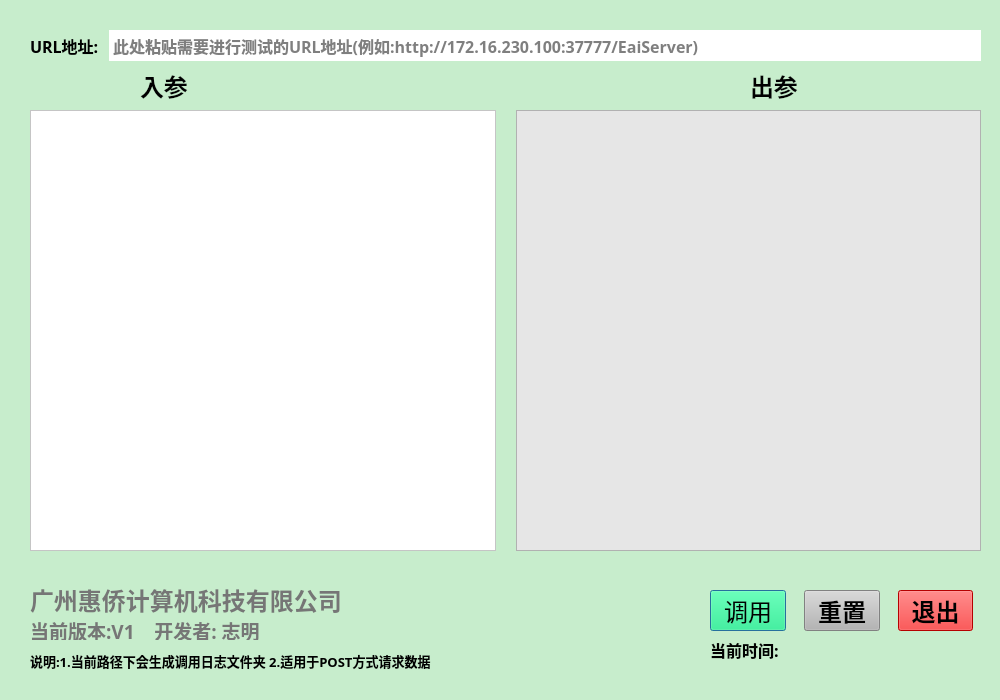
<?xml version="1.0" encoding="UTF-8"?>
<ui version="4.0">
 <class>APITest</class>
 <widget class="QDialog" name="APITest">
  <property name="geometry">
   <rect>
    <x>0</x>
    <y>0</y>
    <width>1000</width>
    <height>700</height>
   </rect>
  </property>
  <property name="maximumSize">
   <size>
    <width>1000</width>
    <height>700</height>
   </size>
  </property>
  <property name="font">
   <font>
    <pointsize>10</pointsize>
   </font>
  </property>
  <property name="windowTitle">
   <string>第三方接口调试工具</string>
  </property>
  <property name="styleSheet">
   <string notr="true">background-color: rgb(199, 237, 204);</string>
  </property>
  <widget class="QLabel" name="Timer">
   <property name="geometry">
    <rect>
     <x>710</x>
     <y>640</y>
     <width>201</width>
     <height>20</height>
    </rect>
   </property>
   <property name="font">
    <font>
     <family>华文细黑</family>
     <pointsize>12</pointsize>
     <weight>75</weight>
     <bold>true</bold>
    </font>
   </property>
   <property name="text">
    <string>当前时间:</string>
   </property>
  </widget>
  <widget class="QLabel" name="Timer_3">
   <property name="geometry">
    <rect>
     <x>140</x>
     <y>70</y>
     <width>201</width>
     <height>31</height>
    </rect>
   </property>
   <property name="font">
    <font>
     <family>华文细黑</family>
     <pointsize>18</pointsize>
     <weight>75</weight>
     <bold>true</bold>
    </font>
   </property>
   <property name="text">
    <string>入参</string>
   </property>
  </widget>
  <widget class="QLabel" name="Timer_4">
   <property name="geometry">
    <rect>
     <x>750</x>
     <y>70</y>
     <width>201</width>
     <height>31</height>
    </rect>
   </property>
   <property name="font">
    <font>
     <family>华文细黑</family>
     <pointsize>18</pointsize>
     <weight>75</weight>
     <bold>true</bold>
    </font>
   </property>
   <property name="text">
    <string>出参</string>
   </property>
  </widget>
  <widget class="QLabel" name="INFO">
   <property name="geometry">
    <rect>
     <x>30</x>
     <y>620</y>
     <width>291</width>
     <height>20</height>
    </rect>
   </property>
   <property name="font">
    <font>
     <family>华文细黑</family>
     <pointsize>14</pointsize>
     <weight>75</weight>
     <bold>true</bold>
    </font>
   </property>
   <property name="styleSheet">
    <string notr="true">color: rgb(118, 118, 118);</string>
   </property>
   <property name="text">
    <string>当前版本:V1    开发者: 志明</string>
   </property>
  </widget>
  <widget class="QLabel" name="label">
   <property name="enabled">
    <bool>true</bool>
   </property>
   <property name="geometry">
    <rect>
     <x>30</x>
     <y>500</y>
     <width>351</width>
     <height>61</height>
    </rect>
   </property>
   <property name="text">
    <string/>
   </property>
   <property name="textFormat">
    <enum>Qt::RichText</enum>
   </property>
   <property name="pixmap">
    <pixmap>D:/PycharmProjects/Test/APITools/hq-logo.png</pixmap>
   </property>
  </widget>
  <widget class="QWidget" name="layoutWidget">
   <property name="geometry">
    <rect>
     <x>710</x>
     <y>590</y>
     <width>263</width>
     <height>41</height>
    </rect>
   </property>
   <layout class="QHBoxLayout" name="horizontalLayout">
    <property name="spacing">
     <number>18</number>
    </property>
    <item>
     <widget class="QPushButton" name="LookUp">
      <property name="enabled">
       <bool>true</bool>
      </property>
      <property name="font">
       <font>
        <family>华文细黑</family>
        <pointsize>18</pointsize>
       </font>
      </property>
      <property name="cursor">
       <cursorShape>PointingHandCursor</cursorShape>
      </property>
      <property name="toolTip">
       <string>点击进行测试</string>
      </property>
      <property name="styleSheet">
       <string notr="true">background-color: rgb(0, 255, 127);</string>
      </property>
      <property name="text">
       <string>调用</string>
      </property>
     </widget>
    </item>
    <item>
     <widget class="QPushButton" name="Clear">
      <property name="enabled">
       <bool>true</bool>
      </property>
      <property name="font">
       <font>
        <family>华文细黑</family>
        <pointsize>18</pointsize>
        <weight>75</weight>
        <bold>true</bold>
       </font>
      </property>
      <property name="cursor">
       <cursorShape>PointingHandCursor</cursorShape>
      </property>
      <property name="toolTip">
       <string>点击进行清除</string>
      </property>
      <property name="styleSheet">
       <string notr="true">background-color: rgb(181, 181, 181);</string>
      </property>
      <property name="text">
       <string>重置</string>
      </property>
     </widget>
    </item>
    <item>
     <widget class="QPushButton" name="Quit">
      <property name="font">
       <font>
        <family>华文细黑</family>
        <pointsize>18</pointsize>
        <weight>75</weight>
        <bold>true</bold>
       </font>
      </property>
      <property name="cursor">
       <cursorShape>PointingHandCursor</cursorShape>
      </property>
      <property name="toolTip">
       <string>点击进行退出</string>
      </property>
      <property name="styleSheet">
       <string notr="true">background-color: rgb(255, 0, 0);</string>
      </property>
      <property name="text">
       <string>退出</string>
      </property>
     </widget>
    </item>
   </layout>
  </widget>
  <widget class="QWidget" name="layoutWidget">
   <property name="geometry">
    <rect>
     <x>30</x>
     <y>30</y>
     <width>951</width>
     <height>31</height>
    </rect>
   </property>
   <layout class="QHBoxLayout" name="horizontalLayout_2">
    <property name="spacing">
     <number>10</number>
    </property>
    <item>
     <widget class="QLabel" name="Timer_2">
      <property name="font">
       <font>
        <family>华文细黑</family>
        <pointsize>12</pointsize>
        <weight>75</weight>
        <bold>true</bold>
       </font>
      </property>
      <property name="text">
       <string>URL地址:</string>
      </property>
     </widget>
    </item>
    <item>
     <widget class="QTextEdit" name="URL">
      <property name="baseSize">
       <size>
        <width>0</width>
        <height>0</height>
       </size>
      </property>
      <property name="font">
       <font>
        <family>等线 Light</family>
        <pointsize>12</pointsize>
        <weight>75</weight>
        <bold>true</bold>
       </font>
      </property>
      <property name="toolTip">
       <string>此处输入你的URL地址</string>
      </property>
      <property name="styleSheet">
       <string notr="true">background-color: rgb(255, 255, 255);</string>
      </property>
      <property name="frameShape">
       <enum>QFrame::NoFrame</enum>
      </property>
      <property name="frameShadow">
       <enum>QFrame::Sunken</enum>
      </property>
      <property name="lineWidth">
       <number>0</number>
      </property>
      <property name="midLineWidth">
       <number>1</number>
      </property>
      <property name="verticalScrollBarPolicy">
       <enum>Qt::ScrollBarAlwaysOff</enum>
      </property>
      <property name="horizontalScrollBarPolicy">
       <enum>Qt::ScrollBarAsNeeded</enum>
      </property>
      <property name="lineWrapColumnOrWidth">
       <number>1</number>
      </property>
      <property name="placeholderText">
       <string>此处粘贴需要进行测试的URL地址(例如:http://172.16.230.100:37777/EaiServer)</string>
      </property>
     </widget>
    </item>
   </layout>
  </widget>
  <widget class="QWidget" name="layoutWidget">
   <property name="geometry">
    <rect>
     <x>30</x>
     <y>110</y>
     <width>951</width>
     <height>441</height>
    </rect>
   </property>
   <layout class="QHBoxLayout" name="horizontalLayout_3">
    <property name="spacing">
     <number>20</number>
    </property>
    <item>
     <widget class="QPlainTextEdit" name="Input">
      <property name="font">
       <font>
        <family>等线</family>
        <pointsize>10</pointsize>
        <weight>75</weight>
        <bold>true</bold>
       </font>
      </property>
      <property name="styleSheet">
       <string notr="true">background-color: rgb(255, 255, 255);</string>
      </property>
      <property name="plainText">
       <string/>
      </property>
      <property name="placeholderText">
       <string>此处为入参数据</string>
      </property>
     </widget>
    </item>
    <item>
     <widget class="QPlainTextEdit" name="OutPut">
      <property name="font">
       <font>
        <family>等线 Light</family>
        <pointsize>10</pointsize>
        <weight>75</weight>
        <bold>true</bold>
       </font>
      </property>
      <property name="styleSheet">
       <string notr="true">background-color: rgb(230, 230, 230);</string>
      </property>
      <property name="readOnly">
       <bool>true</bool>
      </property>
      <property name="plainText">
       <string/>
      </property>
      <property name="placeholderText">
       <string>此处为出参数据</string>
      </property>
     </widget>
    </item>
   </layout>
  </widget>
  <widget class="QLabel" name="INFO_2">
   <property name="geometry">
    <rect>
     <x>30</x>
     <y>579</y>
     <width>351</width>
     <height>41</height>
    </rect>
   </property>
   <property name="font">
    <font>
     <family>华文细黑</family>
     <pointsize>18</pointsize>
     <weight>75</weight>
     <bold>true</bold>
    </font>
   </property>
   <property name="styleSheet">
    <string notr="true">color: rgb(118, 118, 118);</string>
   </property>
   <property name="text">
    <string>广州惠侨计算机科技有限公司</string>
   </property>
  </widget>
  <widget class="QLabel" name="INFO_3">
   <property name="geometry">
    <rect>
     <x>30</x>
     <y>650</y>
     <width>451</width>
     <height>21</height>
    </rect>
   </property>
   <property name="font">
    <font>
     <family>华文细黑</family>
     <pointsize>10</pointsize>
     <weight>75</weight>
     <bold>true</bold>
    </font>
   </property>
   <property name="text">
    <string>说明:1.当前路径下会生成调用日志文件夹 2.适用于POST方式请求数据</string>
   </property>
  </widget>
 </widget>
 <resources/>
 <connections>
  <connection>
   <sender>Quit</sender>
   <signal>clicked()</signal>
   <receiver>APITest</receiver>
   <slot>reject()</slot>
   <hints>
    <hint type="sourcelabel">
     <x>644</x>
     <y>509</y>
    </hint>
    <hint type="destinationlabel">
     <x>399</x>
     <y>299</y>
    </hint>
   </hints>
  </connection>
 </connections>
</ui>
